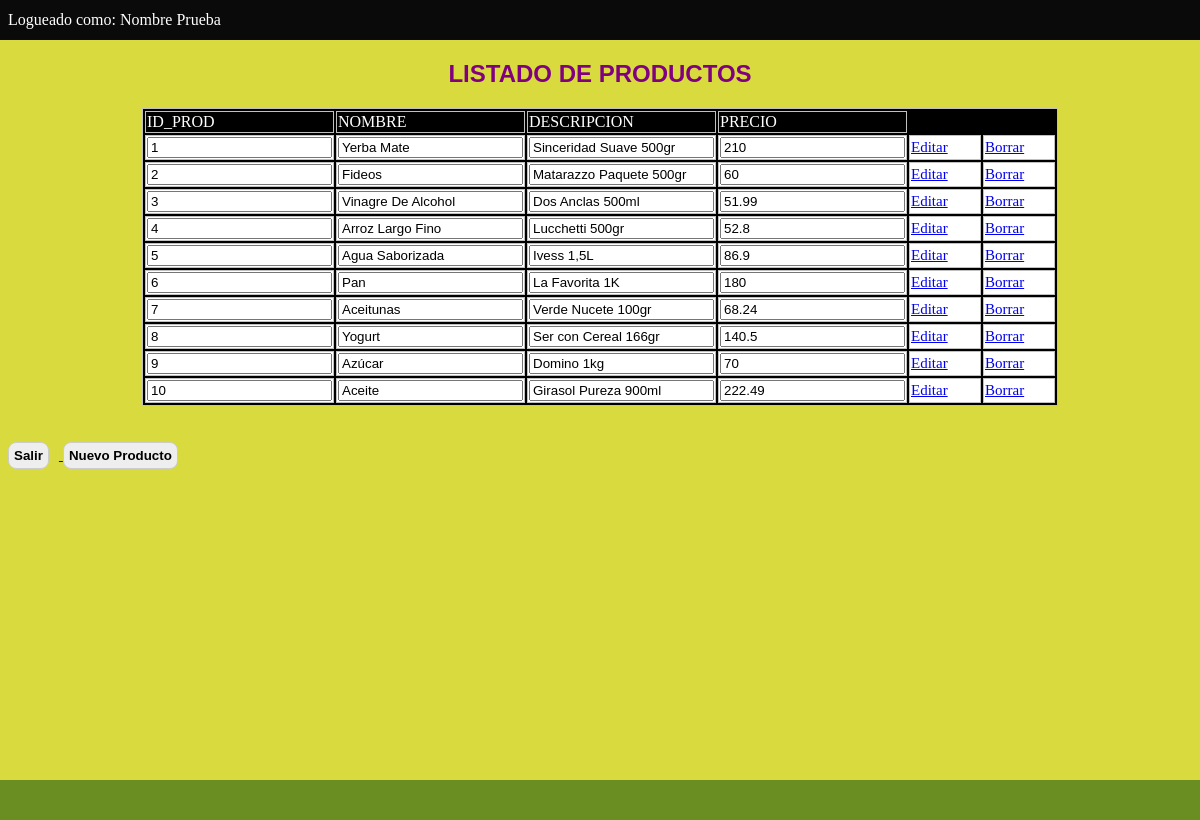
The page /mostrarLista.php (signed in) on the database its author committed.
### tables this page shows
CREATE TABLE `usuarios` (
  `user` varchar(20) NOT NULL,
  `pass` varchar(150) NOT NULL,
  `nombre y apellido` varchar(50) NOT NULL
);

CREATE TABLE `productos` (
  `id_prod` int(11) NOT NULL,
  `nombre` varchar(20) NOT NULL,
  `descripcion` varchar(140) NOT NULL,
  `precio` float NOT NULL
);

### mostrarLista.php (the view, shortened to what this page needs)
<?php
require_once 'includes/conectar.php';
mysqli_select_db($mysqli,"despensa");
$resultado = mysqli_query($mysqli,"SELECT * FROM usuarios");
$mostrar=mysqli_fetch_array($resultado);
?>
<!DOCTYPE html>
<html lang="es">
<head>
<link rel="stylesheet" type="text/css" href="style/PagesStyle.css"/>
<link rel="stylesheet" type="text/css" href="style/FooterStyle.css"/>
<link rel="stylesheet" type="text/css" href="style/HeaderStyle.css"/>
<link rel="stylesheet" href="sweetalert2.min.css">
</head>
<body class="cuerpo_mostrarlista">
<header>
	<div class="Log">
	<label>
	<?php
  echo "Logueado como: ";
  echo $mostrar['nombre y apellido'];
	?>
	</label>
	</div>
</header>
<div class="cuerpo_lista">
<h2 align="center">LISTADO DE PRODUCTOS</h2>
<div align="center">
<table border=1 bordercolor="silver" bgcolor="black">
	         <tr>
			    <td><font color="white">ID_PROD</font></td>
				<td><font color="white">NOMBRE</font></td>
				<td><font color="white">DESCRIPCION</font></td>
				<td><font color="white">PRECIO</font></td>
			 </tr>
<?php
  require 'includes/conectar.php';
  mysqli_select_db($mysqli,"despensa");
  $result = mysqli_query($mysqli,"SELECT * FROM productos");
  while($row = mysqli_fetch_array($result))
  {
  	echo"<tr bgcolor='white' style='font-size:15px'>
		<td class='columna' ><input readonly='readonly' type='text' name='id_prod' value='".$row['id_prod']."'/></td>
    	<td class='columna'><input readonly='readonly' type='text' name='nombre' value='".$row['nombre']."'/></td>
    	<td class='columna'><input readonly='readonly' type='text' name='descripcion' value='".$row['descripcion']."'/></td>
    	<td class='columna'><input readonly='readonly' type='text' name='precio' value='".$row['precio']."'/></td>
    	<td width=\"8%\"><a href=modificacion.php?id_prod=".$row["id_prod"].">Editar</a></td>". "
    	<td width=\"8%\"><a onclick='return ConfirmarEliminacion()' href=baja.php?id_prod=".$row["id_prod"].">Borrar</a></td>". "
		</tr>";
  }
?>
</table><br /><br />
</div>
<div class="botones">
<a href="logout.php"><input type="submit" value="Salir" id="submit" name="submit">
</a>
<a href="ingresarDatos.php"><input type="submit" value="Nuevo Producto" id="submit" name="submit">
</a>
</div>
</div>
<footer class="inifooter">
	<br>
	<br>
</footer>
</body>
</html>

### style/PagesStyle.css (style rules this page uses)
.cuerpo_mostrarlista { margin: 0; padding: 0; font-family: Georgia, "Times New Roman",Times, serif; color: purple; background-color: #d8da3d; }
h2 { font-family: Helvetica, Geneva, Arial, SunSans-Regular, sans-serif; }
.botones { display: inline-block; padding-left: 8px; }
#submit { font-weight: bold; cursor: pointer; padding: 5px; margin: 0 10px 20px 0; border: 1px solid #ccc; background: #eee; border-radius: 8px 8px 8px 8px; }
.cuerpo_lista { min-height: calc(100vh - 40px - 40px); }
.columna input { outline: none; }

### style/FooterStyle.css (style rules this page uses)
footer { width: 100%; background: #0a0a0a; text-align: center; display: flex; justify-content: center; align-items: center; }
.inifooter { width: 100%; height: 40px; background: olivedrab; }

### style/HeaderStyle.css (style rules this page uses)
header { width: 100%; height: 1%; background: #475152; text-align: center; position: relative; }
.Log { background: #0a0a0a; width: 100%; height: 40px; text-align: left; }
.Log label { color: white; line-height: 40px; margin-left: 8px; }

### rows shown on the page
usuarios: nombre y apellido "Nombre Prueba"
productos: id_prod "1", nombre "Yerba Mate", descripcion "Sinceridad Suave 500gr", precio "210"
productos: id_prod "2", nombre "Fideos", descripcion "Matarazzo Paquete 500gr", precio "60"
productos: id_prod "3", nombre "Vinagre De Alcohol", descripcion "Dos Anclas 500ml", precio "51.99"
productos: id_prod "4", nombre "Arroz Largo Fino", descripcion "Lucchetti 500gr", precio "52.8"
productos: id_prod "5", nombre "Agua Saborizada", descripcion "Ivess 1,5L", precio "86.9"
productos: id_prod "6", nombre "Pan", descripcion "La Favorita 1K", precio "180"
productos: id_prod "7", nombre "Aceitunas", descripcion "Verde Nucete 100gr", precio "68.24"
productos: id_prod "8", nombre "Yogurt", descripcion "Ser con Cereal 166gr", precio "140.5"
productos: id_prod "9", nombre "Azúcar", descripcion "Domino 1kg", precio "70"
productos: id_prod "10", nombre "Aceite", descripcion "Girasol Pureza 900ml", precio "222.49"
